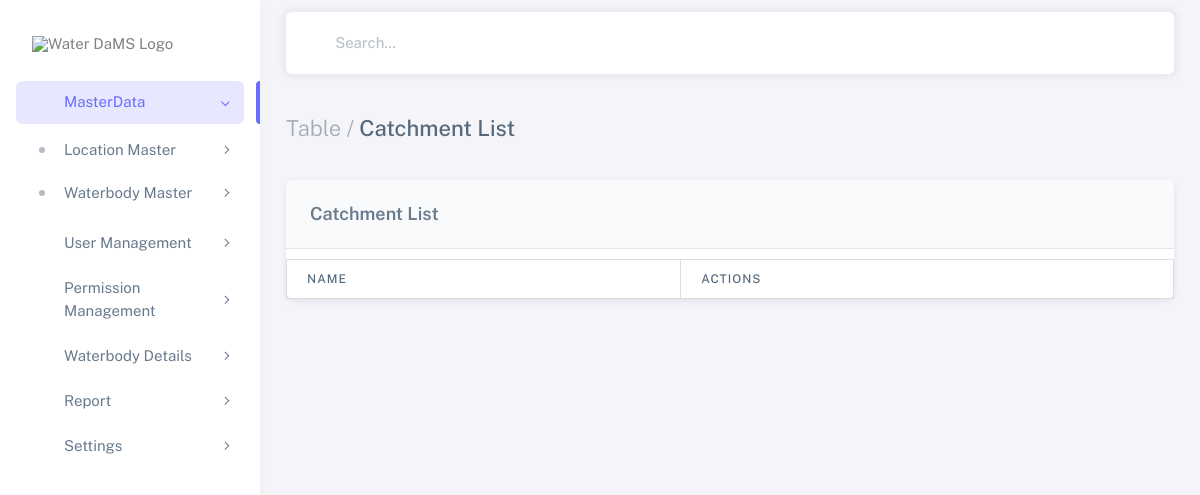
The page /catchment_types/ on the database as committed earlier.
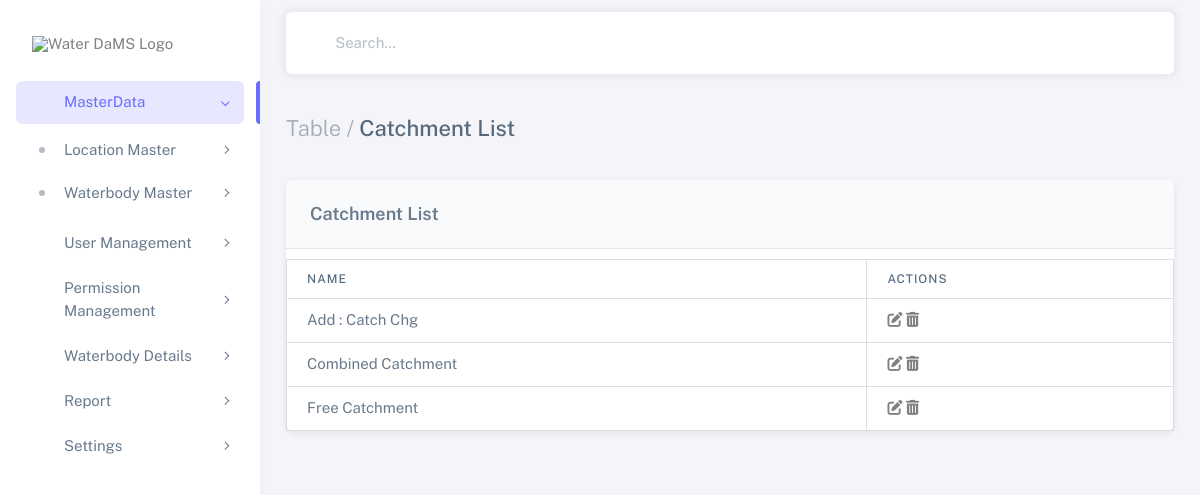
The same page on the database as committed later.
### waterbodies_app/models.py (models this page shows, shortened)
class CatchmentType(models.Model):
    name = models.CharField(max_length=255)

### waterbodies_app/views.py (the view)
# urls.py: path('catchment_types/', views.catchment_type_list, name='catchment_type_list'),
def catchment_type_list(request):
    catchment_types = CatchmentType.objects.all()
    return render(request, 'catchment_type_list.html', {'catchment_types': catchment_types})

### templates/catchment_type_list.html (shortened to what the changed rows need)
<!DOCTYPE html>
{%load static%}
<html
class="light-style layout-menu-fixed layout-compact"
dir="ltr"
data-theme="theme-default"
data-assets-path="{% static 'assets/' %}"
data-template="vertical-menu-template-free">
<!DOCTYPE html>
<html lang="en" class="light-style layout-wide customizer-hide" dir="ltr" data-theme="theme-default">
<head>
    {% load static %}
    <link rel="stylesheet" href="{% static 'assets/vendor/fonts/boxicons.css' %}"/>
    <link rel="stylesheet" href="https://cdnjs.cloudflare.com/ajax/libs/font-awesome/6.5.2/css/all.min.css">
    <link rel="stylesheet" href="{% static 'assets/vendor/css/core.css' %}" class="template-customizer-core-css"/>
    <link rel="stylesheet" href="{% static 'assets/vendor/css/theme-default.css' %}" class="template-customizer-theme-css"/>
    <link rel="stylesheet" href="{% static 'assets/css/demo.css' %}"/>
    <link rel="stylesheet" href="{% static 'assets/vendor/libs/perfect-scrollbar/perfect-scrollbar.css' %}"/>
    <link rel="stylesheet" href="{% static 'assets/vendor/css/pages/page-auth.css' %}"/>
</head>
  <body>
    <div class="layout-wrapper layout-content-navbar">
      <div class="layout-container">
        <div class="layout-page">
          <div class="content-wrapper">
            <div class="container-xxl flex-grow-1 container-p-y">
              <div class="card">
                <div class="table-responsive text-nowrap">
                    <table class="table">
                        <thead>
                            <tr class="text-nowrap">
                                <th>Name</th>
                                <th>Actions</th>
                            </tr>
                        </thead>
                        <tbody>
                            {% for catchment_type in catchment_types %}
                            <tr>
                                <td>{{ catchment_type.name }}</td>
                                <td>
                                    <a href="javascript:void(0)" class="edit-catchment-type" data-id="{{ catchment_type.id }}"
                                    data-name="{{ catchment_type.name }}">
                                    <i class="fas fa-edit"></i></a>
                                    <a href="javascript:void(0)" class="delete-catchment-type" data-id="{{ catchment_type.id }}"
                                    data-name="{{ catchment_type.name }}">
                                    <i class="fas fa-trash-alt"></i></a>
                                </td>
                            </tr>
                            {% endfor %}
                        </tbody>
                    </table>
                </div>
            </div>
          </div>
        </div>
      </div>
    </div>
  </body>
</html>

Rows that differ between the two databases and show on the page:
added CatchmentType: name "Add : Catch Chg"
added CatchmentType: name "Combined Catchment"
added CatchmentType: name "Free Catchment"
